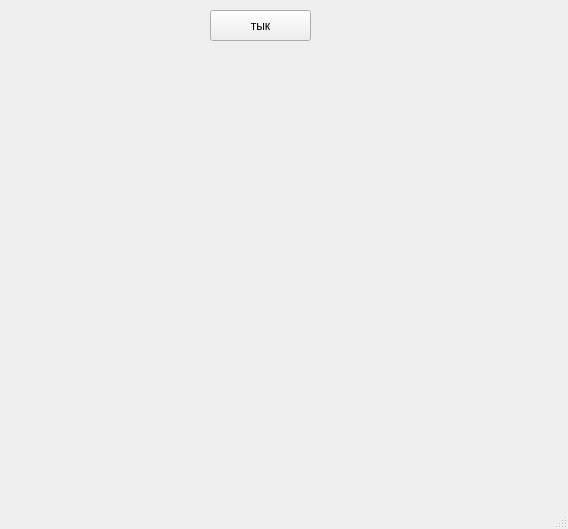
<?xml version="1.0" encoding="UTF-8"?>
<ui version="4.0">
 <class>MainWindow</class>
 <widget class="QMainWindow" name="MainWindow">
  <property name="geometry">
   <rect>
    <x>0</x>
    <y>0</y>
    <width>568</width>
    <height>529</height>
   </rect>
  </property>
  <property name="windowTitle">
   <string>MainWindow</string>
  </property>
  <widget class="QWidget" name="centralwidget">
   <widget class="QPushButton" name="pushButton">
    <property name="geometry">
     <rect>
      <x>210</x>
      <y>10</y>
      <width>101</width>
      <height>31</height>
     </rect>
    </property>
    <property name="text">
     <string>тык</string>
    </property>
   </widget>
  </widget>
  <widget class="QMenuBar" name="menubar">
   <property name="geometry">
    <rect>
     <x>0</x>
     <y>0</y>
     <width>568</width>
     <height>26</height>
    </rect>
   </property>
  </widget>
  <widget class="QStatusBar" name="statusbar"/>
 </widget>
 <resources/>
 <connections/>
</ui>
